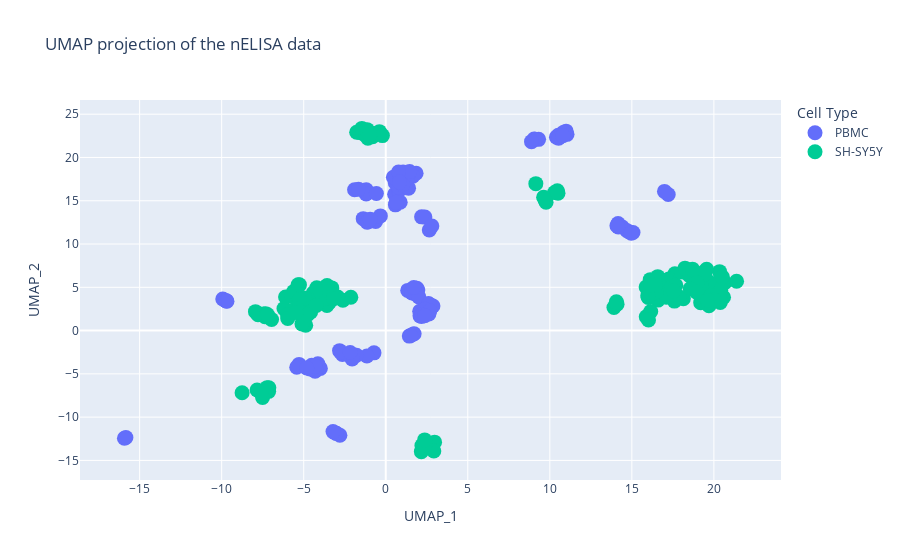
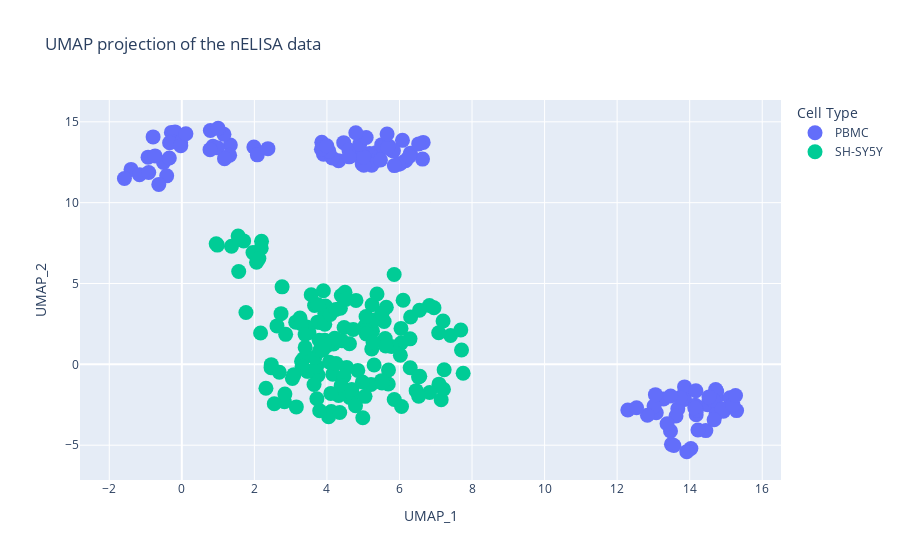
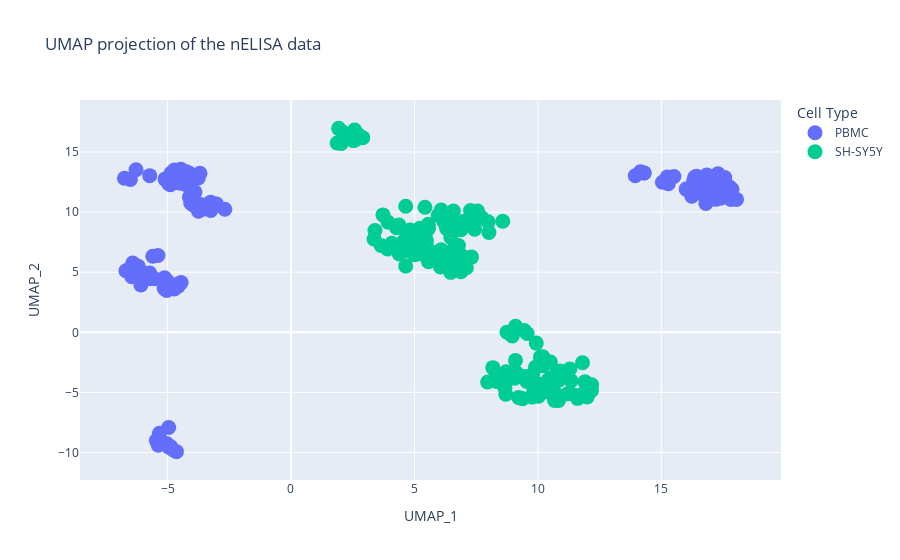
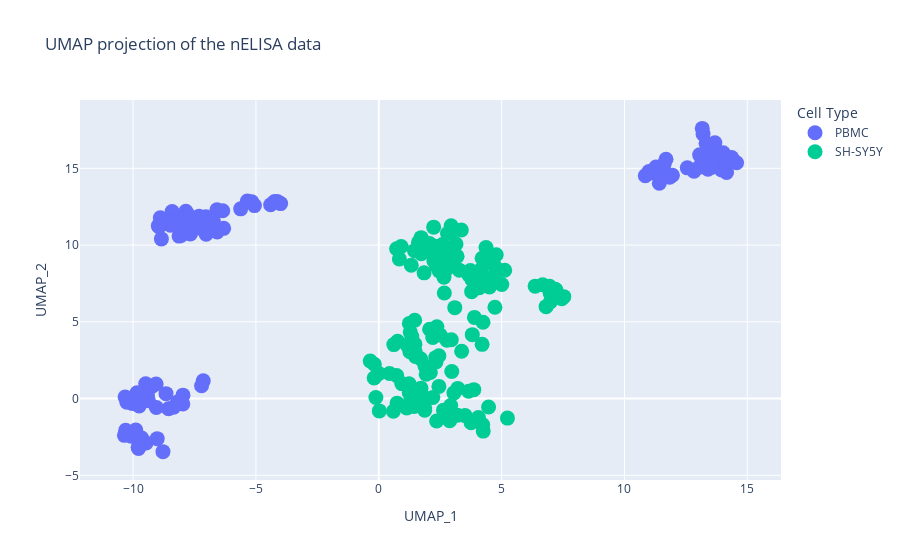

Notebook source saved alongside these figures, in order:
### Code cell
def umap_graph(df, df1, save_name):
    # UMAP parameters
    umap_df = umap.UMAP(
        n_neighbors=6,
        min_dist=0.8,
        n_components=2,
        metric="cosine",
        spread=1.1,
        init="random",
        random_state=0,
    )

    # fit and transform data
    proj_2d = umap_df.fit_transform(df)

    # plot UMAP
    fig_2d = px.scatter(
        proj_2d,
        x=0,
        y=1,
        color=df1.cell_type,
        labels={"color": "Cell Type"},
        title="UMAP projection of the nELISA data",
    ).update_layout(xaxis_title="UMAP_1", yaxis_title="UMAP_2")

    fig_2d.update_traces(marker={"size": 15})
    fig_2d.show()

    # save UMAP
    fig_2d.write_html(f"{save_name}.html")
    fig_2d.write_image(f"{save_name}.png")


umap_graph(nELISA_data_values, nELISA_data, "./figures/nELISA_data_values_raw")
umap_graph(
    nELISA_data_values_sensor_max_norm,
    nELISA_data,
    "./figures/nELISA_data_values_max_sensor_noramalized",
)
umap_graph(nELISA_data_min_max, nELISA_data, "./figures/nELISA_data_min_max_normalized")
umap_graph(
    nELISA_data_standard, nELISA_data, "./figures/nELISA_data_standard_normalized"
)

### Figure 1 — Plotly figure (JSON) as saved in the notebook; plotly's stock layout.template omitted (floating-point values rounded to 4 significant figures; data arrays with more than 128 entries replaced by an {"elided": "..."} marker saying what was removed)
{"data": [{"hovertemplate": "Cell Type=PBMC<br>0=%{x}<br>1=%{y}<extra></extra>", "legendgroup": "PBMC", "marker": {"color": "#636efa", "size": 15, "symbol": "circle"}, "mode": "markers", "name": "PBMC", "orientation": "v", "showlegend": true, "type": "scatter", "x": [1.897, 1.337, -0.7175, -1.149, 0.5425, 0.5882, 1.797, 1.596, 1.573, 1.956, -1.781, -2.049, 0.8639, 0.7797, 2.017, 1.71, 2.742, 2.601, -5.283, -5.425, 14.41, 14.16, 2.878, 2.64, 2.069, 2.629, 1.39, 0.8818, 14.82, 14.69, 2.384, 2.684, 10.75, 11.05, -1.189, -1.194, 1.474, 0.705, 10.99, 10.83, 10.52, 10.4, -1.901, -1.661, 0.5807, 0.7791, 10.54, 10.8, 9.317, 9.041, -1.374, -1.139, 0.8273, 1.85, 9.098, 8.884, 1.731, 1.661, -0.6168, -1.062, 1.06, 1.651, 1.435, 1.523, 2.087, 2.185, -0.5702, 0.6271, 0.4655, 0.8497, 2.18, 2.375, -2.816, -2.641, -15.84, -15.93, 14.17, 14.09, -2.756, -2.17, -3.986, -4.307, 2.384, 2.185, 15.07, 14.96, -4.137, -4.25, -4.511, -4.623, 2.654, 2.81, 1.398, 1.323, -4.317, -4.817, -9.933, -9.715, 17.22, 16.99, 1.452, 0.7796, -9.733, -9.679, -2.794, -3.067, -0.3276, -0.9499, 1.038, 0.8335, -3.016, -3.214], "xaxis": "x", "y": [4.89, 4.644, -2.574, -2.936, 15.74, 14.52, 4.231, 4.334, 4.472, 4.697, -2.842, -3.285, 16.27, 16.22, 3.882, 4.985, 2.578, 3.116, -3.908, -4.244, 11.96, 12.37, 2.848, 3.051, 2.226, 1.911, 16.45, 14.82, 11.43, 11.56, 2.473, 2.296, 22.66, 22.67, 16.27, 15.78, 18.01, 17.27, 23.04, 22.9, 22.56, 22.35, 16.27, 16.34, 17.09, 16.55, 22.23, 22.51, 22.1, 22.12, 12.93, 12.53, 18.25, 18.17, 22.11, 21.83, -0.3636, -0.4198, 12.6, 12.58, 18.32, 17.84, -0.6402, -0.5625, 1.699, 1.836, 15.84, 14.83, 17.71, 17.97, 1.631, 1.719, -2.319, -2.751, -12.35, -12.44, 11.96, 12.12, -2.467, -2.537, -4.37, -4.691, 13.11, 13.14, 11.33, 11.26, -3.839, -4.51, -4.014, -4.442, 11.61, 12.09, 18.08, 17.65, -4.105, -4.317, 3.65, 3.435, 15.72, 16.08, 18.38, 18.32, 3.437, 3.38, -12.09, -11.82, 13.25, 12.87, 16.86, 17.16, -11.87, -11.67], "yaxis": "y"}, {"hovertemplate": "Cell Type=SH-SY5Y<br>0=%{x}<br>1=%{y}<extra></extra>", "legendgroup": "SH-SY5Y", "marker": {"color": "#00cc96", "size": 15, "symbol": "circle"}, "mode": "markers", "name": "SH-SY5Y", "orientation": "v", "showlegend": true, "type": "scatter", "x": {"elided": "142 float values"}, "xaxis": "x", "y": {"elided": "142 float values"}, "yaxis": "y"}], "layout": {"legend": {"title": {"text": "Cell Type"}, "tracegroupgap": 0}, "title": {"text": "UMAP projection of the nELISA data"}, "xaxis": {"anchor": "y", "domain": [0, 1], "title": {"text": "UMAP_1"}}, "yaxis": {"anchor": "x", "domain": [0, 1], "title": {"text": "UMAP_2"}}}}

### Figure 2 — Plotly figure (JSON) as saved in the notebook; plotly's stock layout.template omitted (floating-point values rounded to 4 significant figures; data arrays with more than 128 entries replaced by an {"elided": "..."} marker saying what was removed)
{"data": [{"hovertemplate": "Cell Type=PBMC<br>0=%{x}<br>1=%{y}<extra></extra>", "legendgroup": "PBMC", "marker": {"color": "#636efa", "size": 15, "symbol": "circle"}, "mode": "markers", "name": "PBMC", "orientation": "v", "showlegend": true, "type": "scatter", "x": [5.178, 5.788, 3.859, 4.973, 13.28, 14.73, 6.169, 5.341, 6.636, 6.083, 1.338, 1.162, 13.92, 13.08, 5.351, 6.302, 5.356, 5.519, -0.2877, 0.787, 12.3, 14.72, 6.029, 5.964, 6.269, 5.235, 13.86, 14.57, 13.5, 14.03, 5.713, 5.476, 5.834, 5.017, 13.86, 14.49, 13.67, 14.73, 4.463, 4.804, 4.321, 3.906, 14.74, 14.66, 15.11, 14.93, 4.147, 4.606, 4.052, 5.011, 14.53, 14.16, 13.74, 14.89, 3.848, 4.614, -1.399, -1.165, 13.02, 15.29, 15.19, 14.45, -1.582, -0.9117, 4.907, 5.859, 14.17, 14.67, 14.18, 13.62, 5.511, 5.681, 1.318, 0.8589, -0.4168, -0.6346, 12.84, 13.47, 0.9826, 1.002, -0.1863, -0.2745, 5.659, 6.654, 13.92, 13.56, 0.7778, -0.0334, -0.3367, -0.7912, 5.082, 6.529, 14.18, 13.38, -0.02847, 0.1128, 1.987, 1.178, 4.796, 3.995, 12.54, 13.47, 2.081, 2.374, -0.9298, -0.5044, 15.26, 14.14, 13.06, 14.23, -0.3445, -0.7376], "xaxis": "x", "y": [13.04, 13.25, 13.74, 12.39, -2.141, -2.063, 12.6, 12.8, 12.7, 13.85, 13.56, 14.22, -1.63, -2.994, 13.08, 13.06, 12.59, 13.37, 14.35, 14.47, -2.82, -1.56, 12.43, 12.37, 12.86, 12.31, -1.394, -2.284, -4.949, -5.204, 13.48, 12.64, 13.2, 12.32, -2.175, -2.492, -2.754, -3.063, 13.71, 12.94, 12.6, 13.0, -1.688, -2.22, -2.071, -2.898, 12.76, 13.25, 13.19, 12.83, -2.015, -2.537, -2.056, -2.76, 13.3, 12.83, 12.06, 11.73, -2.576, -2.862, -2.508, -4.097, 11.5, 11.87, 13.64, 12.29, -1.637, -3.428, -3.121, -3.199, 13.59, 13.43, 12.93, 13.49, 11.66, 11.13, -3.148, -4.124, 13.39, 14.59, 14.38, 13.76, 14.25, 13.73, -5.398, -5.02, 13.28, 13.73, 13.7, 14.07, 14.03, 13.64, -2.84, -3.674, 13.53, 14.27, 13.44, 12.72, 14.32, 13.52, -2.687, -1.956, 12.96, 13.34, 12.82, 12.48, -1.923, -2.685, -1.875, -4.062, 12.76, 12.89], "yaxis": "y"}, {"hovertemplate": "Cell Type=SH-SY5Y<br>0=%{x}<br>1=%{y}<extra></extra>", "legendgroup": "SH-SY5Y", "marker": {"color": "#00cc96", "size": 15, "symbol": "circle"}, "mode": "markers", "name": "SH-SY5Y", "orientation": "v", "showlegend": true, "type": "scatter", "x": {"elided": "142 float values"}, "xaxis": "x", "y": {"elided": "142 float values"}, "yaxis": "y"}], "layout": {"legend": {"title": {"text": "Cell Type"}, "tracegroupgap": 0}, "title": {"text": "UMAP projection of the nELISA data"}, "xaxis": {"anchor": "y", "domain": [0, 1], "title": {"text": "UMAP_1"}}, "yaxis": {"anchor": "x", "domain": [0, 1], "title": {"text": "UMAP_2"}}}}

### Figure 3 — Plotly figure (JSON) as saved in the notebook; plotly's stock layout.template omitted (floating-point values rounded to 4 significant figures; data arrays with more than 128 entries replaced by an {"elided": "..."} marker saying what was removed)
{"data": [{"hovertemplate": "Cell Type=PBMC<br>0=%{x}<br>1=%{y}<extra></extra>", "legendgroup": "PBMC", "marker": {"color": "#636efa", "size": 15, "symbol": "circle"}, "mode": "markers", "name": "PBMC", "orientation": "v", "showlegend": true, "type": "scatter", "x": [-3.688, -4.883, -5.387, -5.599, 17.2, 16.27, -3.757, -4.331, -3.938, -5.104, -6.448, -6.08, 16.81, 16.87, -4.234, -4.532, -4.098, -4.857, -5.034, -5.73, 15.52, 15.29, -3.973, -4.212, -4.967, -4.465, 18.05, 17.02, 14.31, 14.31, -4.551, -4.22, -3.888, -4.113, 17.4, 16.01, 16.91, 16.43, -3.255, -3.644, -3.016, -3.514, 16.18, 16.03, 17.36, 17.3, -3.915, -3.423, -3.751, -4.064, 16.79, 16.35, 17.65, 16.65, -3.746, -3.979, -5.045, -5.454, 16.87, 17.24, 16.31, 17.16, -5.262, -5.376, -4.718, -4.065, 16.24, 16.66, 17.46, 17.57, -4.921, -4.537, -6.186, -5.525, -5.331, -4.954, 15.05, 15.25, -5.931, -5.802, -5.12, -4.548, -6.748, -6.506, 14.15, 13.95, -5.723, -4.567, -4.452, -4.726, -5.723, -6.278, 17.77, 16.85, -4.998, -5.139, -6.687, -6.203, -2.68, -3.248, 16.58, 17.85, -6.41, -6.516, -4.956, -4.783, 16.69, 17.87, 17.82, 17.01, -4.64, -4.881], "xaxis": "x", "y": [13.23, 12.27, 6.391, 6.329, 11.06, 12.23, 12.83, 12.35, 12.72, 12.74, 4.616, 3.939, 10.72, 11.68, 13.35, 12.43, 13.2, 13.24, 3.481, 4.462, 12.96, 12.36, 12.65, 13.0, 12.37, 13.57, 11.05, 11.5, 13.26, 13.25, 13.0, 12.26, 11.67, 11.25, 11.14, 11.91, 12.62, 12.97, 10.82, 10.63, 10.66, 10.25, 12.02, 11.9, 11.67, 13.19, 10.71, 10.57, 10.19, 10.76, 11.39, 12.89, 11.23, 12.34, 10.08, 10.62, -9.241, -9.008, 11.71, 12.11, 12.56, 12.81, -9.204, -9.391, 13.51, 12.99, 11.31, 11.55, 12.56, 12.86, 12.73, 13.14, 5.491, 4.458, -8.393, -7.916, 12.48, 12.92, 4.925, 4.669, 4.542, 4.046, 12.82, 12.7, 13.36, 13.02, 4.922, 3.842, 4.133, 3.608, 13.03, 13.52, 12.08, 13.09, 4.233, 3.639, 5.118, 5.405, 10.24, 10.14, 12.7, 11.72, 5.757, 5.27, -9.538, -9.762, 11.44, 11.89, 11.05, 12.72, -9.924, -9.495], "yaxis": "y"}, {"hovertemplate": "Cell Type=SH-SY5Y<br>0=%{x}<br>1=%{y}<extra></extra>", "legendgroup": "SH-SY5Y", "marker": {"color": "#00cc96", "size": 15, "symbol": "circle"}, "mode": "markers", "name": "SH-SY5Y", "orientation": "v", "showlegend": true, "type": "scatter", "x": {"elided": "142 float values"}, "xaxis": "x", "y": {"elided": "142 float values"}, "yaxis": "y"}], "layout": {"legend": {"title": {"text": "Cell Type"}, "tracegroupgap": 0}, "title": {"text": "UMAP projection of the nELISA data"}, "xaxis": {"anchor": "y", "domain": [0, 1], "title": {"text": "UMAP_1"}}, "yaxis": {"anchor": "x", "domain": [0, 1], "title": {"text": "UMAP_2"}}}}

### Figure 4 — Plotly figure (JSON) as saved in the notebook; plotly's stock layout.template omitted (floating-point values rounded to 4 significant figures; data arrays with more than 128 entries replaced by an {"elided": "..."} marker saying what was removed)
{"data": [{"hovertemplate": "Cell Type=PBMC<br>0=%{x}<br>1=%{y}<extra></extra>", "legendgroup": "PBMC", "marker": {"color": "#636efa", "size": 15, "symbol": "circle"}, "mode": "markers", "name": "PBMC", "orientation": "v", "showlegend": true, "type": "scatter", "x": [14.16, 14.42, -7.144, -7.213, -7.85, -6.746, 13.82, 13.91, 14.02, 13.67, -8.659, -9.234, -6.755, -7.086, 13.37, 14.36, 13.4, 13.19, -9.644, -9.486, -5.061, -5.62, 14.56, 14.05, 13.34, 13.95, -6.577, -7.026, -4.401, -4.136, 13.57, 14.07, 12.83, 12.56, -6.585, -7.415, -8.046, -8.71, 11.84, 11.95, 10.85, 11.0, -8.128, -7.67, -7.663, -8.972, 11.66, 11.28, 11.42, 11.41, -6.351, -7.656, -7.036, -8.161, 11.35, 11.05, -9.65, -9.777, -7.313, -8.478, -8.945, -8.891, -9.471, -9.794, 13.05, 13.42, -8.846, -7.719, -7.755, -8.199, 13.06, 13.57, -8.19, -9.414, -9.018, -8.784, -5.35, -5.168, -9.053, -9.062, -10.03, -10.25, 13.2, 13.17, -4.238, -3.993, -9.375, -9.941, -10.02, -10.32, 13.32, 13.68, -8.41, -8.467, -9.754, -9.84, -7.969, -8.556, 11.69, 11.61, -7.913, -6.74, -7.976, -8.352, -10.35, -10.08, -6.999, -8.369, -6.314, -8.079, -10.3, -9.89], "xaxis": "x", "y": [14.73, 15.51, 1.165, 0.8347, 12.21, 11.65, 15.27, 15.63, 16.01, 15.97, 0.3199, 0.7861, 11.62, 11.23, 15.83, 15.7, 14.94, 15.34, 0.3682, 0.9684, 12.57, 12.36, 15.36, 15.29, 15.45, 14.89, 10.85, 10.7, 12.63, 12.85, 15.07, 15.8, 14.81, 15.03, 12.3, 11.1, 10.63, 11.43, 14.42, 14.55, 14.52, 14.79, 10.58, 10.73, 11.43, 11.26, 14.69, 15.09, 14.03, 14.57, 12.24, 11.66, 11.85, 11.18, 14.63, 14.69, -2.574, -3.247, 11.87, 11.29, 11.2, 11.78, -2.892, -3.173, 15.08, 15.28, 10.4, 11.4, 11.98, 11.37, 15.88, 15.4, -0.2285, 0.2137, -2.612, -3.456, 12.87, 12.82, -0.5797, 0.9469, -0.3137, -0.2376, 17.24, 17.6, 12.84, 12.7, -0.1394, 0.1198, 0.05544, 0.1061, 16.63, 16.67, 12.18, 11.53, -0.476, 0.3831, 0.2226, -0.6627, 15.59, 15.25, 11.75, 11.52, -0.3524, -0.5656, -2.395, -2.454, 11.41, 11.48, 11.09, 11.02, -2.063, -2.043], "yaxis": "y"}, {"hovertemplate": "Cell Type=SH-SY5Y<br>0=%{x}<br>1=%{y}<extra></extra>", "legendgroup": "SH-SY5Y", "marker": {"color": "#00cc96", "size": 15, "symbol": "circle"}, "mode": "markers", "name": "SH-SY5Y", "orientation": "v", "showlegend": true, "type": "scatter", "x": {"elided": "142 float values"}, "xaxis": "x", "y": {"elided": "142 float values"}, "yaxis": "y"}], "layout": {"legend": {"title": {"text": "Cell Type"}, "tracegroupgap": 0}, "title": {"text": "UMAP projection of the nELISA data"}, "xaxis": {"anchor": "y", "domain": [0, 1], "title": {"text": "UMAP_1"}}, "yaxis": {"anchor": "x", "domain": [0, 1], "title": {"text": "UMAP_2"}}}}
